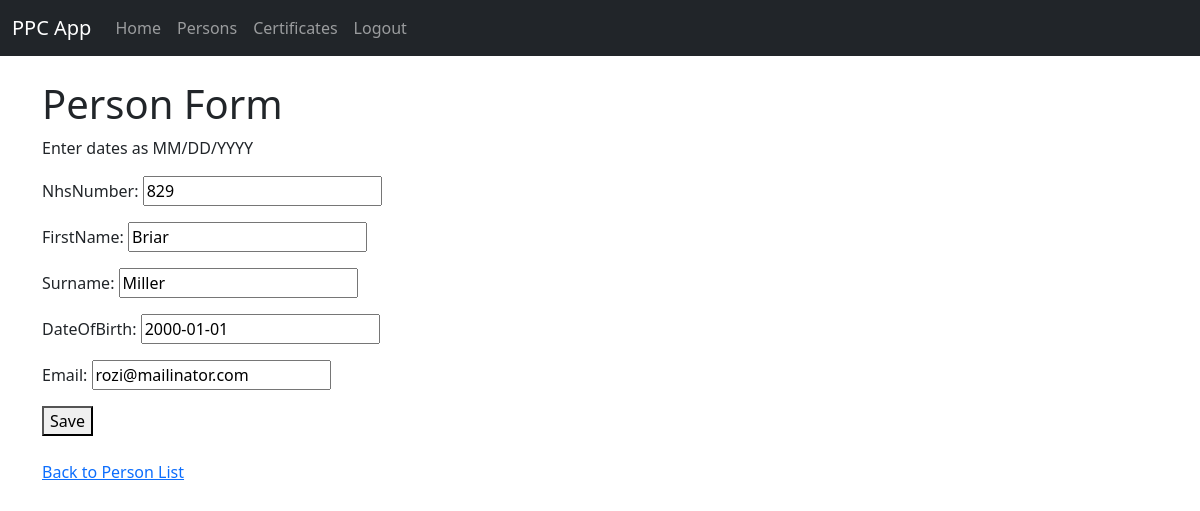
The page /person/10001/edit/ (signed in) on the database its author committed.
### ppc_app/models.py (models this page shows, shortened)
class PersonDetails(models.Model):
    userID = models.AutoField(primary_key=True, editable=False)
    nhsNumber = models.CharField(max_length=10, null=False)
    firstName = models.CharField(max_length=100, null=False)
    surname = models.CharField(max_length=100, null=False)
    dateOfBirth = models.DateField(null=False)
    email = models.EmailField(null=False)

### ppc_app/views.py (the view)
# urls.py: path('person/<str:userID>/edit/', views.person_edit, name='person_edit'),
def person_edit(request, userID):
    if request.user.is_authenticated:
        person = get_object_or_404(PersonDetails, userID=userID)
        if request.method == "POST":
            form = PersonDetailsForm(request.POST, instance=person)
            if form.is_valid():
                form.save()
                messages.success(request, 'Person edit successful')
                return redirect('person_detail', userID=person.userID)
        else:
            form = PersonDetailsForm(instance=person)
        return render(request, 'ppc_app/person_form.html', {'form': form})
    else:
        return render(request, 'ppc_app/index.html')

### ppc_app/forms.py
class PersonDetailsForm(forms.ModelForm):
    class Meta:
        model = PersonDetails
        fields = '__all__'

### templates/ppc_app/person_form.html (shortened to what this page needs)
{% extends 'ppc_app/base.html' %}
{% if user.is_authenticated %}
{% block content %}
    <h1>Person Form</h1>
    <p>Enter dates as MM/DD/YYYY</p>
    <form method="post">
        {{ form.as_p }}
        <button type="submit">Save</button>
    </form>
    <br>
    <a href="{% url 'person_list' %}">Back to Person List</a>
{% endblock %}
{% endif %}

### rows shown on the page
PersonDetails: nhsNumber "829", firstName "Briar", surname "Miller", dateOfBirth "2000-01-01", email "rozi@mailinator.com"
